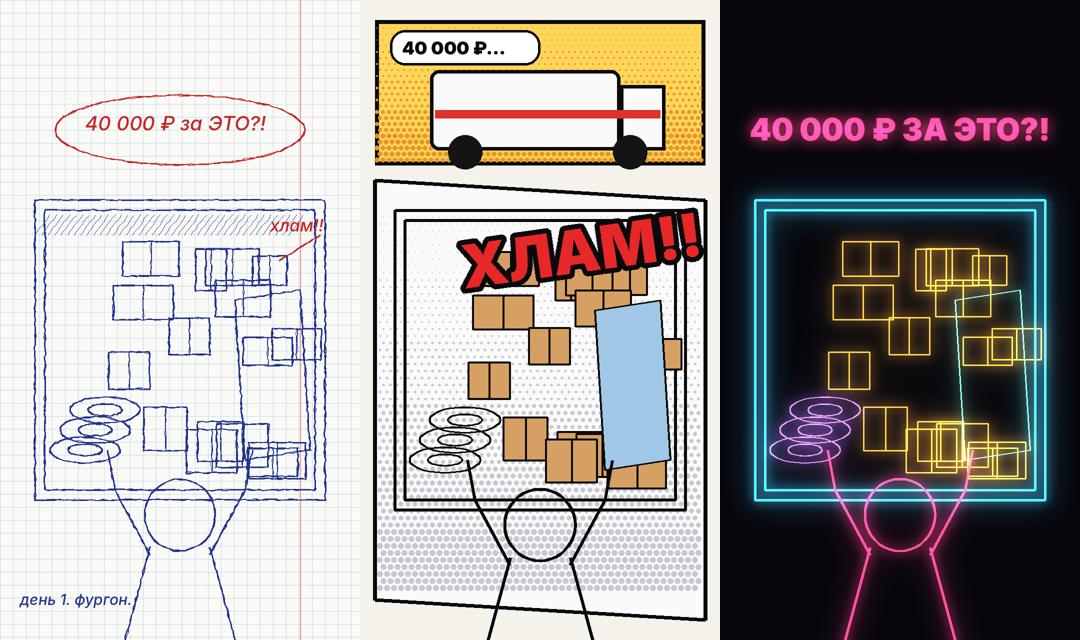
#> input picture styles/style_test_sheet.png, 1080 x 640 px; its folder holds only this picture in this run
$ python -i toonlib.py   (imports and definitions only)
#> lines starting #> are read from the running program, lines starting #| are printed output that depends on the picture
"""Общая библиотека «Вахты»: плоская мультяшная 2D-анимация кодом (PIL + ffmpeg).

Стиль: толстый чёрный контур, большие белые глаза, плоские цвета,
размытый серый фон с оранжевыми огоньками, жёлтые субтитры по 2–3 слова.

Серии лежат в seriyaNN.py и импортируют отсюда всё нужное.
Запуск:  python3 seriya01.py <папка_с_озвучкой> <выходной.mp4>
Превью:  PREVIEW=3.0,10.5 python3 seriya01.py ../tts/s01 out   → out_3.0.png …
"""
import math, random, subprocess, sys, os
import numpy as np
from PIL import Image, ImageDraw, ImageFilter, ImageFont, ImageChops

W, H, FPS = 720, 1280, 24
TTS = sys.argv[1] if len(sys.argv) > 1 else "tts"
OUT = sys.argv[2] if len(sys.argv) > 2 else "vakhta_s01.mp4"
FONT_SUB = "/usr/share/fonts/opentype/inter/Inter-Black.otf"
FONT_B = "/usr/share/fonts/opentype/inter/Inter-ExtraBold.otf"

# ---------- палитра ----------
INK = (26, 24, 28)            # контур
SKIN = (226, 178, 140)
SKIN_D = (206, 156, 120)
BLUSH = (232, 150, 140)
COVER = (232, 108, 38)        # оранжевый комбинезон
COVER_D = (196, 84, 28)
REFL = (214, 218, 222)        # светоотражающие полосы
NAVY = (44, 58, 92)
GREY = (150, 150, 156)
YELLOW = (250, 226, 90)
KUR_JACKET = (214, 168, 54)      # выцветшая куртка курьера
KUR_BAG = (44, 138, 148)         # термо-рюкзак
DECK = (92, 96, 104)
SEA = (44, 54, 72)
O = 5                         # толщина контура (при масштабе 1)

# [4 lines left out: function dur, not called in this run]


LINES, scenes, cues, SUBS, TOTAL = {}, [], [], [], 0.0


# [43 lines left out: functions setup, span, not called in this run]


F_SUB = ImageFont.truetype(FONT_SUB, 62)


# [37 lines left out: functions draw_subs, vgrad, not called in this run]


def glow(img, xy, r, color, k=1.0):
    r = int(r); size = r * 4
    layer = Image.new("RGB", (size, size))
    ImageDraw.Draw(layer).ellipse([r, r, 3 * r, 3 * r], fill=tuple(int(c * k) for c in color))
    layer = layer.filter(ImageFilter.GaussianBlur(r * 0.6))
    bx, by = int(xy[0] - 2 * r), int(xy[1] - 2 * r)
    img.paste(ImageChops.add(img.crop((bx, by, bx + size, by + size)), layer), (bx, by))


# [8 lines left out: function zoom, not called in this run]


def shake(img, t, amt):
    return ImageChops.offset(img, int(amt * math.sin(t * 37) * math.cos(t * 13)), int(amt * math.sin(t * 29 + 1)))


_y, _x = np.mgrid[0:H, 0:W]
VIG = np.clip(1.12 - 0.42 * (((_x - W / 2) / (W / 2)) ** 2 + ((_y - H / 2) / (H / 2)) ** 2), 0.45, 1.0)[:, :, None]


def grade(img):
    return Image.fromarray(np.clip(np.asarray(img).astype(np.float32) * VIG, 0, 255).astype(np.uint8))


class Snow:
    def __init__(self, n, seed, size=(2, 5), speed=(80, 200), wind=120):
        rnd = random.Random(seed)
        self.p = [(rnd.random() * W, rnd.random() * H, rnd.uniform(*size), rnd.uniform(*speed), rnd.uniform(.6, 1.4), rnd.random() * 6.3) for _ in range(n)]
        self.wind = wind

    # [10 lines left out: function draw, not called in this run]


SNOW = Snow(120, 1)
SNOW_BIG = Snow(60, 2, size=(4, 7), speed=(150, 280), wind=180)
STORM = Snow(90, 3, size=(2, 4), speed=(200, 400), wind=900)
#> further down, picture is the input picture: PIL image 1080x640 RGB; mean R, G, B 158.3, 153.8, 152.2


# ---------- фоны (рисуются один раз и размываются) ----------
_BG = {}


# [61 lines left out: functions smoke, bg_sea, bg_room, limb, not called in this run]


def hand(d, p, s):
    r = 20 * s
    d.ellipse([p[0] - r, p[1] - r, p[0] + r, p[1] + r], fill=SKIN, outline=INK, width=int(O * s))


# [204 lines left out: functions toon, flame, platform_top, railing, not called in this run]


# ---------- морская платформа сбоку (дальний план) ----------
_PLAT = {}


# [91 lines left out: functions platform_layer, paste_platform, not called in this run]


# ---------- отпечаток ботинка ----------
SOLE = [(-9, 4), (-14, -10), (-16, -24), (-13, -34), (-6, -40), (2, -41), (10, -37), (15, -28), (16, -16), (13, -4), (9, 4)]
HEEL = [(-11, 14), (-12, 24), (-10, 33), (-4, 37), (4, 37), (10, 33), (12, 24), (11, 14), (6, 11), (-6, 11)]
WET = (34, 50, 70)


def boot_print(d, x, y, s, ang=0.0, left=False):
    ca, sa = math.cos(ang), math.sin(ang)
    m = -1 if left else 1

    def tr(v, u):
        v *= m
        return (x + (v * ca - u * sa) * s * 1.6, y + (v * sa + u * ca) * s * 1.6)
    for shape in (SOLE, HEEL):
        d.polygon([tr(v, u) for v, u in shape], fill=WET, outline=INK, width=max(2, int(4 * s)))
    # протектор
    for u in range(-34, 2, 6):
        half = 12 if -30 < u < -12 else 9
        d.line([tr(-half, u), tr(half, u - 2)], fill=(22, 32, 46), width=max(2, int(3 * s)))
    for u in (18, 24, 30):
        d.line([tr(-8, u), tr(8, u)], fill=(22, 32, 46), width=max(2, int(3 * s)))
    # мокрый блик и капли
    d.line([tr(-8, -30), tr(-10, -18)], fill=(150, 196, 226), width=max(2, int(4 * s)))
    d.line([tr(-6, 16), tr(-7, 24)], fill=(150, 196, 226), width=max(2, int(3 * s)))
    rnd = random.Random(int(x * 7 + y))
    for _ in range(3):
        v, u = rnd.uniform(-26, 26), rnd.uniform(-46, 44)
        cx, cy = tr(v, u)
        r = rnd.uniform(2, 4.5) * s
        d.ellipse([cx - r, cy - r, cx + r, cy + r], fill=WET, outline=INK, width=1)

# [14 lines left out: function window, not called in this run]


# ---------- коридор, дверь, лужа, пар ----------
WALL, WALL_D, FLOOR, CEIL = (156, 160, 164), (132, 136, 142), (96, 100, 106), (118, 122, 128)
DOOR = (186, 176, 150)


# ---------- коридор в перспективе ----------
VX, VY, F = W / 2, 560, 400


def pj(X, Y, Z):
    return (VX + X * F / Z, VY + Y * F / Z)


def corridor(img, cam=0.0, zmax=6.0, prints=True, doors=21, t=0.0):
#> called with cam = 0, zmax = 6, prints = True, doors = 21, t = 0
    d = ImageDraw.Draw(img)
    ze = zmax - cam
    # стены, пол, потолок
    d.polygon([pj(-1, -1.4, .2), pj(1, -1.4, .2), pj(1, -1.4, ze), pj(-1, -1.4, ze)], fill=CEIL)
    d.polygon([pj(-1, 1.8, .2), pj(1, 1.8, .2), pj(1, 1.8, ze), pj(-1, 1.8, ze)], fill=FLOOR)
    d.polygon([pj(-1, -1.4, .2), pj(-1, 1.8, .2), pj(-1, 1.8, ze), pj(-1, -1.4, ze)], fill=WALL)
    d.polygon([pj(1, -1.4, .2), pj(1, 1.8, .2), pj(1, 1.8, ze), pj(1, -1.4, ze)], fill=WALL_D)
    d.rectangle([*pj(-1, -1.4, ze), *pj(1, 1.8, ze)], fill=(170, 174, 178), outline=INK, width=4)
    for a, b in [((-1, -1.4), (-1, 1.8)), ((1, -1.4), (1, 1.8))]:
        pass
    for X, Y in [(-1, -1.4), (1, -1.4), (-1, 1.8), (1, 1.8)]:
        d.line([pj(X, Y, .2), pj(X, Y, ze)], fill=INK, width=5)
    # плинтус
    for X in (-1, 1):
        d.polygon([pj(X, 1.6, .3), pj(X, 1.8, .3), pj(X, 1.8, ze), pj(X, 1.6, ze)], fill=(80, 84, 92))
    # двери (по очереди слева/справа), дальние рисуем первыми
    items = []
    for i in range(doors):
        side = -1 if i % 2 == 0 else 1
        z0 = 1.1 + (i // 2) * 0.48 - cam
        if z0 < .35 or z0 + .3 > ze:
            continue
        items.append((z0, side, i))
    for z0, side, i in sorted(items, reverse=True):
        z1 = z0 + .3
        q = [pj(side, -.5, z0), pj(side, -.5, z1), pj(side, 1.8, z1), pj(side, 1.8, z0)]
        d.polygon(q, fill=DOOR, outline=INK, width=max(2, int(6 / z0)))
        hx, hy = pj(side, .7, z0 + .25)
        r = max(2, 9 / z0)
        d.ellipse([hx - r, hy - r, hx + r, hy + r], fill=(120, 120, 126), outline=INK)
    # лампы на потолке
    for k in range(6):
        z = 1.3 + k * .9 - cam
        if z < .4 or z > ze:
            continue
        a, b = pj(-.25, -1.4, z), pj(.25, -1.4, z + .25)
        d.rectangle([a[0], a[1], b[0], b[1] + 3], fill=(250, 248, 224), outline=INK, width=2)
        glow(img, ((a[0] + b[0]) / 2, a[1] + 10), max(10, 70 / z), (70, 66, 46), .8)
#> this loop made 6 passes
#> pass 1, in glow, `layer = layer.filter(ImageFilter.GaussianBlur(r * 0.6))`:
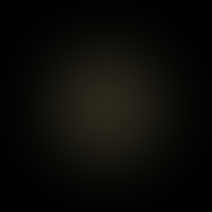
#> layer: PIL image 212x212 RGB; mean R, G, B 11, 10.2, 7.1
#> after the loop:
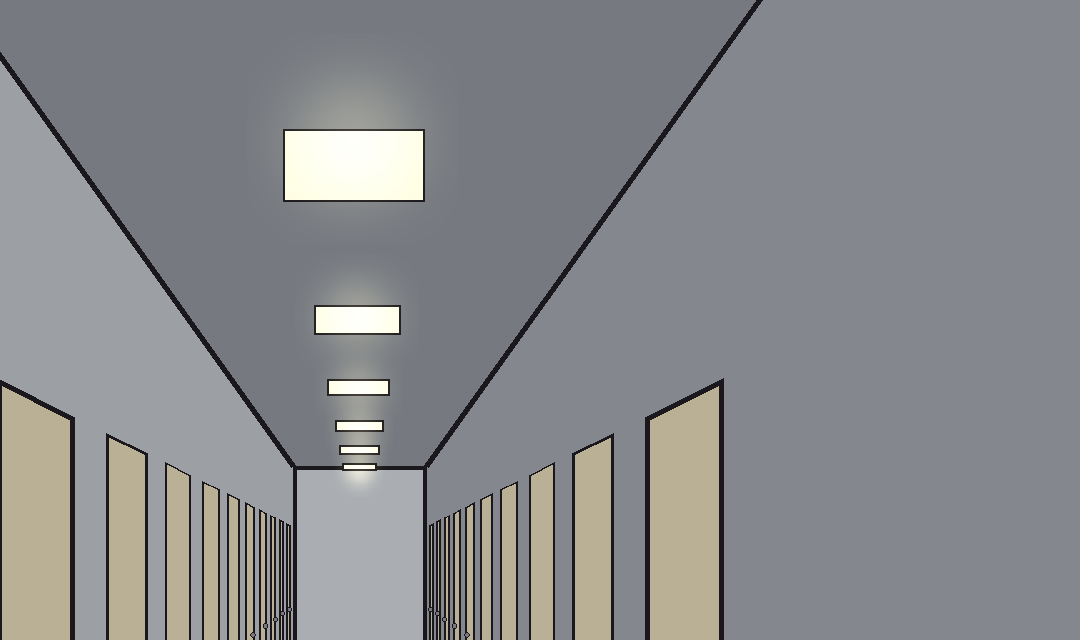
#> img: PIL image 1080x640 RGB; mean R, G, B 135.7, 138.1, 140.2
    # мокрые следы по полу
    if prints:
        d = ImageDraw.Draw(img)
        for k in range(14):
            z = 1.0 + k * .34 - cam
            if z < .5 or z > ze - .1:
                continue
            x, y = pj(.16 if k % 2 else -.16, 1.8, z)
            boot_print(d, x, y, 1.1 / z, 0, k % 2 == 0)


# [44 lines left out: functions big_number, door_close, not called in this run]


def floor_strip(img):
    d = ImageDraw.Draw(img)
    d.rectangle([0, 1060, W, H], fill=FLOOR); d.line([0, 1060, W, 1060], fill=INK, width=6)


# [23 lines left out: functions vapor, puddle, not called in this run]


# ---------- решётка у воды ----------
ICE = (214, 234, 246)
STEEL = (70, 76, 88)


# [141 lines left out: functions grating, wave_over, title, frame, build_audio, run, not called in this run]

>>> from PIL import Image
>>> picture = Image.open('../../styles/style_test_sheet.png')
>>> result = corridor(picture)
